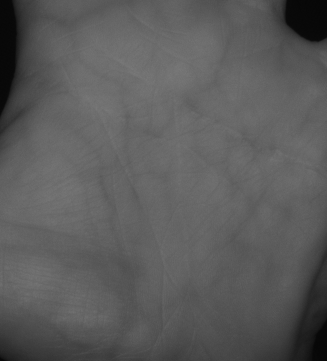
#> input picture Palm_normal/images/training/a/001_L_1_2.png, 327 x 361 px, given as the content of the folder images/training/a/001_L_1_2.png, which was not available
$ python recognize.py --training images/training/a/001_L_1_2.png --testing images/training/a/001_L_1_3.png
#> lines starting #> are read from the running program, lines starting #| are printed output that depends on the picture; pictures that were not available may be replaced by others from this repository, and a replacement may not be noted
### Palm_normal/localbinarypatterns.py

from skimage import feature
import numpy as np

class LocalBinaryPatterns:
	def __init__(self, numPoints, radius):
		self.numPoints = numPoints
		self.radius = radius

	def describe(self, image, eps=1e-7):
		lbp = feature.local_binary_pattern(image, self.numPoints,
			self.radius, method="uniform")
		(hist, _) = np.histogram(lbp.ravel(),
			bins=np.arange(0, self.numPoints + 3),
			range=(0, self.numPoints + 2))

		hist = hist.astype("float")
		hist /= (hist.sum() + eps)

		return hist

### Palm_normal/recognize.py

from localbinarypatterns import LocalBinaryPatterns
from sklearn.svm import LinearSVC
from imutils import paths
import argparse
import cv2
from sklearn.metrics import accuracy_score,confusion_matrix

ap = argparse.ArgumentParser()
ap.add_argument("-t", "--training", required=True,
	help="path to the training images")
ap.add_argument("-e", "--testing", required=True,
	help="path to the tesitng images")
args = vars(ap.parse_args())

desc = LocalBinaryPatterns(24, 8)
data = []
labels = []

for imagePath in paths.list_images(args["training"]):

	image = cv2.imread(imagePath)
#> image is the input picture: shape (361, 327, 3); min 6, max 121, mean 91.1
	gray = cv2.cvtColor(image, cv2.COLOR_BGR2GRAY)
	hist = desc.describe(gray)
#> in describe, `lbp = feature.local_binary_pattern(image, self.numPoints, self.radius,..`:
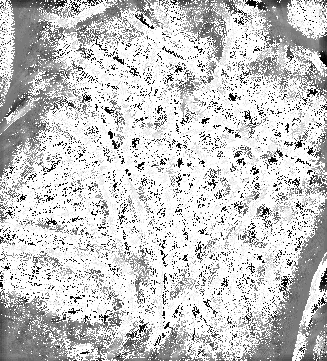
#> lbp: shape (361, 327) float64; min 0, max 25, mean 19.7; drawn with min black and max white
#> in describe, `(hist, _) = np.histogram(lbp.ravel(), bins=np.arange(0, self.numPoints..`: hist = 26 values, max 69434 at index 25, min 583 at index 4, mean 4540.3
#> in describe, `hist /= (hist.sum() + eps)`: hist = 26 values, max 0.588 at index 25, min 0.00494 at index 4, mean 0.0385


	labels.append(imagePath.split("/")[-2])
	data.append(hist)

model = LinearSVC(C=100.0, random_state=42)
#> (the run stopped early here; a loop or call above may not have finished)

$ run again, on Palm_normal/images/training/b/002_L_1_2.png
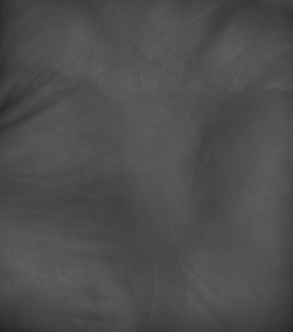
#> input picture Palm_normal/images/training/b/002_L_1_2.png, 293 x 332 px, given as the content of the folder images/training/b/002_L_1_2.png, which was not available
#> image is the input picture: shape (332, 293, 3); min 34, max 99, mean 77.6
#> in describe, `lbp = feature.local_binary_pattern(image, self.numPoints, self.radius,..`:
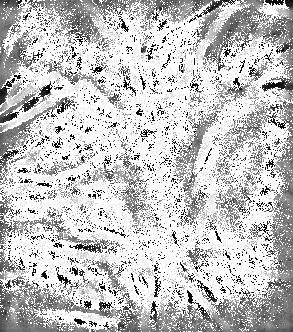
#> lbp: shape (332, 293) float64; min 0, max 25, mean 19.2; drawn with min black and max white
#> in describe, `(hist, _) = np.histogram(lbp.ravel(), bins=np.arange(0, self.numPoints..`: hist = 26 values, max 54196 at index 25, min 666 at index 5, mean 3741.4
#> in describe, `hist /= (hist.sum() + eps)`: hist = 26 values, max 0.557 at index 25, min 0.00685 at index 5, mean 0.0385

$ run again, on Palm_normal/images/training/b/002_L_1_3.png
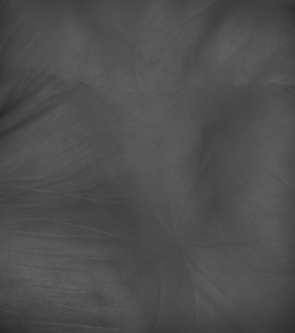
#> input picture Palm_normal/images/training/b/002_L_1_3.png, 295 x 333 px, given as the content of the folder images/training/b/002_L_1_3.png, which was not available
#> image is the input picture: shape (333, 295, 3); min 41, max 102, mean 78.3
#> in describe, `lbp = feature.local_binary_pattern(image, self.numPoints, self.radius,..`:
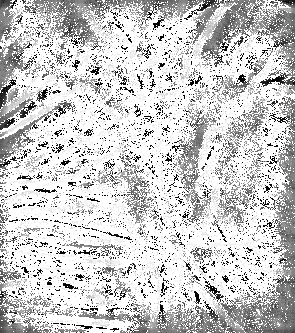
#> lbp: shape (333, 295) float64; min 0, max 25, mean 19.9; drawn with min black and max white
#> in describe, `(hist, _) = np.histogram(lbp.ravel(), bins=np.arange(0, self.numPoints..`: hist = 26 values, max 59271 at index 25, min 545 at index 5, mean 3778.3
#> in describe, `hist /= (hist.sum() + eps)`: hist = 26 values, max 0.603 at index 25, min 0.00555 at index 5, mean 0.0385

$ run again, on Palm_normal/images/training/c/003_L_1_1.png
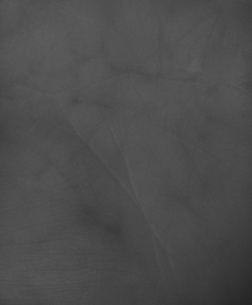
#> input picture Palm_normal/images/training/c/003_L_1_1.png, 252 x 305 px, given as the content of the folder images/training/c/003_L_1_1.png, which was not available
#> image is the input picture: shape (305, 252, 3); min 37, max 95, mean 76.8
#> in describe, `lbp = feature.local_binary_pattern(image, self.numPoints, self.radius,..`:
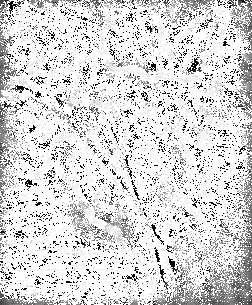
#> lbp: shape (305, 252) float64; min 0, max 25, mean 21.2; drawn with min black and max white
#> in describe, `(hist, _) = np.histogram(lbp.ravel(), bins=np.arange(0, self.numPoints..`: hist = 26 values, max 53520 at index 25, min 256 at index 4, mean 2956.2
#> in describe, `hist /= (hist.sum() + eps)`: hist = 26 values, max 0.696 at index 25, min 0.00333 at index 4, mean 0.0385
